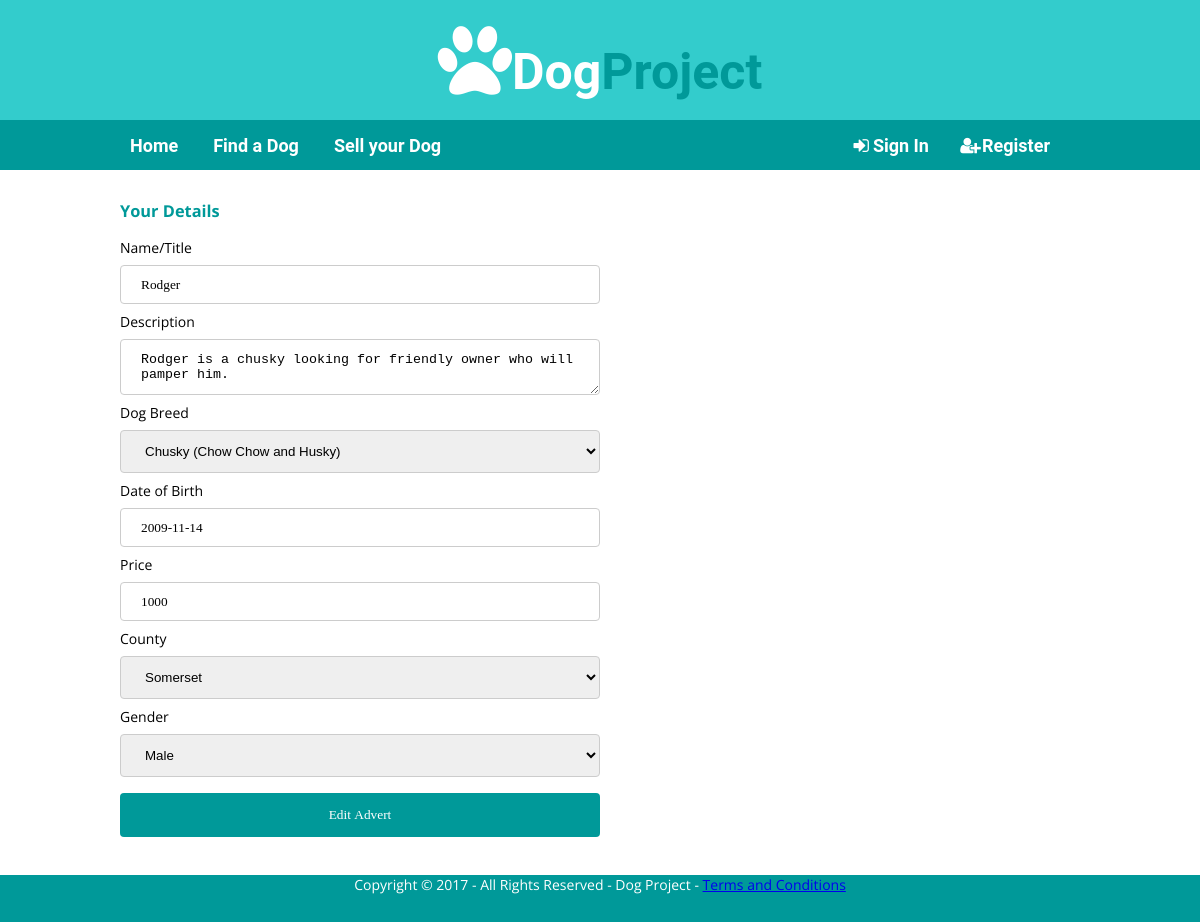
Screenshot of /mpa-dogProject/editAdvertInformation.php?advertID=30 with the database file from the repository.
### tables this page shows
CREATE TABLE IF NOT EXISTS `project_dog_advert` (
`advertID` smallint(5) NOT NULL,
  `advert_title` varchar(100) NOT NULL,
  `description` varchar(4000) NOT NULL,
  `price` int(8) NOT NULL,
  `dob` varchar(10) NOT NULL,
  `gender` varchar(6) NOT NULL,
  `breedID` smallint(4) NOT NULL,
  `countyID` tinyint(3) NOT NULL,
  `start_date` varchar(45) NOT NULL,
  `userID` smallint(5) NOT NULL,
  `created_at` varchar(45) NOT NULL,
  `Available` int(1) NOT NULL
);

CREATE TABLE IF NOT EXISTS `project_dog_breed` (
`breedID` smallint(4) NOT NULL,
  `breed_name` varchar(150) NOT NULL
);

CREATE TABLE IF NOT EXISTS `project_counties` (
`countyID` tinyint(3) NOT NULL,
  `countyname` varchar(128) NOT NULL
);

### mpa-dogProject/editAdvertInformation.php (the view, shortened to what this page needs)
<?php
	require_once("../Includes/header.php");
?>
<main id="content">
	<div class="wrapper">
	    <h3>Your Details</h3>
         <?php
            $db = pdoDB::getConnection();
            $advertID = isset($_REQUEST['advertID']) ? $_REQUEST['advertID'] : NULL;
            try {
                $advertDetails = "SELECT advert.advertID, advert_title, description, price, dob, gender, advert.breedID, county.countyID, advert.countyID, county.countyname, start_date, userID, created_at, breed.breedID, breed.breed_name, available, image.advertID, image.image_path FROM project_dog_advert AS advert
                                INNER JOIN project_dog_breed AS breed
                                ON advert.breedID=breed.breedID
                                INNER JOIN project_counties AS county
                                ON advert.countyID=county.countyID
                                LEFT JOIN project_images AS image
                                ON advert.advertID=image.advertID
                                WHERE advert.advertID = '$advertID'
                                ORDER BY created_at";
                $stmt = $db->query( $advertDetails );
                while ( $advert = $stmt->fetchObject()){
                    echo " <form method='post' action='editAdvert.php' name='advert' id='advert'>
                            <input type='text' name='advertID' value='". $advert->advertID ."' hidden>
                            <div id='form-content'>
                                <label for='advert_title'>Name/Title</label></br>
                                  <input type='text' name='advert_title' required='required' value='" . $advert->advert_title ."'>
                            </div>
                            <div id='form-content'>
                                <label for='description'>Description</label></br>
                                    <textarea type='text' name='description' required='required'>" . $advert->description . "</textarea>
                            </div>
                            <div class='form-content'>
                            <label for='breed'>Dog Breed</label></br>
                                <select id='breed' name='breed'>
                                    <option value='" . $advert->breedID. "'>" .$advert->breed_name. "</option>";
                            echo "
                                </select>
                                </div>
                            <div id='form-content'>
                                <label for='dob'>Date of Birth</label></br>
                                    <input type='text' required='required' name='dob' value='" . $advert->dob ."'>
                            </div>
                            <div id='form-content'>
                                <label for='price'>Price</label></br>
                                    <input type='text' name='price' required='required' value='" . $advert->price . "'>
                            </div>
                           <div class='form-content'>
                                <label for='county'>County</label></br>
                                    <select id='county' name='county'>
                                         <option value='" . $advert->countyID. "'>" .$advert->countyname. "</option>";
                            echo "
                                    </select>
                            </div>
                            <div class='form-content'>
                                <label for='gender'>Gender</label></br>
                                    <select id='gender' name='gender'>
                                        <option value='" . $advert->gender . "'>" .$advert->gender . "</option>
                                        <option value='Male'>Male</option>
                                        <option value='Female'>Female</option>
                                    </select>
                            </div>
                            <input type='submit' name='edit' value='Edit Advert'>
                        </form>
                            ";
                }
            }
            catch
                (PDOException $e){
                    echo "<p>Connection error: " . $e->getMessage() . "</p>";
            }
         ?>
	</div>
</main>
<?php
    require_once("../Includes/footer.php");
?>

### Style/style.css (style rules this page uses)
body { font-family: 'Open Sans', Helvetica, sans-serif; font-size: 14px; margin: 0; }
.wrapper { width: 100%; max-width: 960px; margin: 0 auto; }
#content { margin: 30px 0; min-height: 400px; display: block; }
h3 { color:#009999; }
input { font-family: FontAwesome; }
#form-content { width: 100%; float: left; }
#form-content input[type=text], select { width: 50%; padding: 12px 20px; margin: 8px 0; display: inline-block; border: 1px solid #ccc; border-radius: 4px; box-sizing: border-box; }
#form-content input[type=text] { width: 50%; padding: 12px 20px; margin: 8px 0; display: inline-block; border: 1px solid #ccc; border-radius: 4px; box-sizing: border-box; }
#form-content textarea[name=description] { width: 50%; padding: 12px 20px; margin: 8px 0; display: inline-block; border: 1px solid #ccc; border-radius: 4px; box-sizing: border-box; }
input[type=submit] { width: 50%; background-color: #009999; color: white; padding: 14px 20px; margin: 8px 0; border: none; border-radius: 4px; cursor: pointer; }
#advert { width: 100%; position: relative; }

### rows the page displays
project_dog_advert: advert_title "Rodger", description "Rodger is a chusky looking for friendly owner who will pamper him.", breed "Chusky (Chow Chow and Husky)", dob "2009-11-14", price "1000", county "Somerset", gender "Male"
